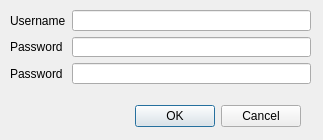
<?xml version="1.0" encoding="UTF-8"?>
<ui version="4.0">
 <class>RegisterDialog</class>
 <widget class="QDialog" name="RegisterDialog">
  <property name="geometry">
   <rect>
    <x>0</x>
    <y>0</y>
    <width>323</width>
    <height>140</height>
   </rect>
  </property>
  <property name="windowTitle">
   <string>QCC - Register</string>
  </property>
  <property name="modal">
   <bool>true</bool>
  </property>
  <widget class="QDialogButtonBox" name="buttonBox">
   <property name="geometry">
    <rect>
     <x>10</x>
     <y>100</y>
     <width>291</width>
     <height>32</height>
    </rect>
   </property>
   <property name="orientation">
    <enum>Qt::Horizontal</enum>
   </property>
   <property name="standardButtons">
    <set>QDialogButtonBox::Cancel|QDialogButtonBox::Ok</set>
   </property>
  </widget>
  <widget class="QWidget" name="layoutWidget">
   <property name="geometry">
    <rect>
     <x>10</x>
     <y>10</y>
     <width>301</width>
     <height>74</height>
    </rect>
   </property>
   <layout class="QFormLayout" name="formLayout">
    <item row="0" column="0">
     <widget class="QLabel" name="label">
      <property name="text">
       <string>Username</string>
      </property>
     </widget>
    </item>
    <item row="0" column="1">
     <widget class="QLineEdit" name="usernameLineEdit"/>
    </item>
    <item row="1" column="0">
     <widget class="QLabel" name="label_2">
      <property name="text">
       <string>Password</string>
      </property>
     </widget>
    </item>
    <item row="1" column="1">
     <widget class="QLineEdit" name="password1LineEdit">
      <property name="echoMode">
       <enum>QLineEdit::Password</enum>
      </property>
     </widget>
    </item>
    <item row="2" column="1">
     <widget class="QLineEdit" name="password2LineEdit">
      <property name="echoMode">
       <enum>QLineEdit::Password</enum>
      </property>
     </widget>
    </item>
    <item row="2" column="0">
     <widget class="QLabel" name="label_3">
      <property name="text">
       <string>Password</string>
      </property>
     </widget>
    </item>
   </layout>
  </widget>
 </widget>
 <resources/>
 <connections>
  <connection>
   <sender>buttonBox</sender>
   <signal>rejected()</signal>
   <receiver>RegisterDialog</receiver>
   <slot>reject()</slot>
   <hints>
    <hint type="sourcelabel">
     <x>316</x>
     <y>260</y>
    </hint>
    <hint type="destinationlabel">
     <x>286</x>
     <y>274</y>
    </hint>
   </hints>
  </connection>
 </connections>
</ui>
